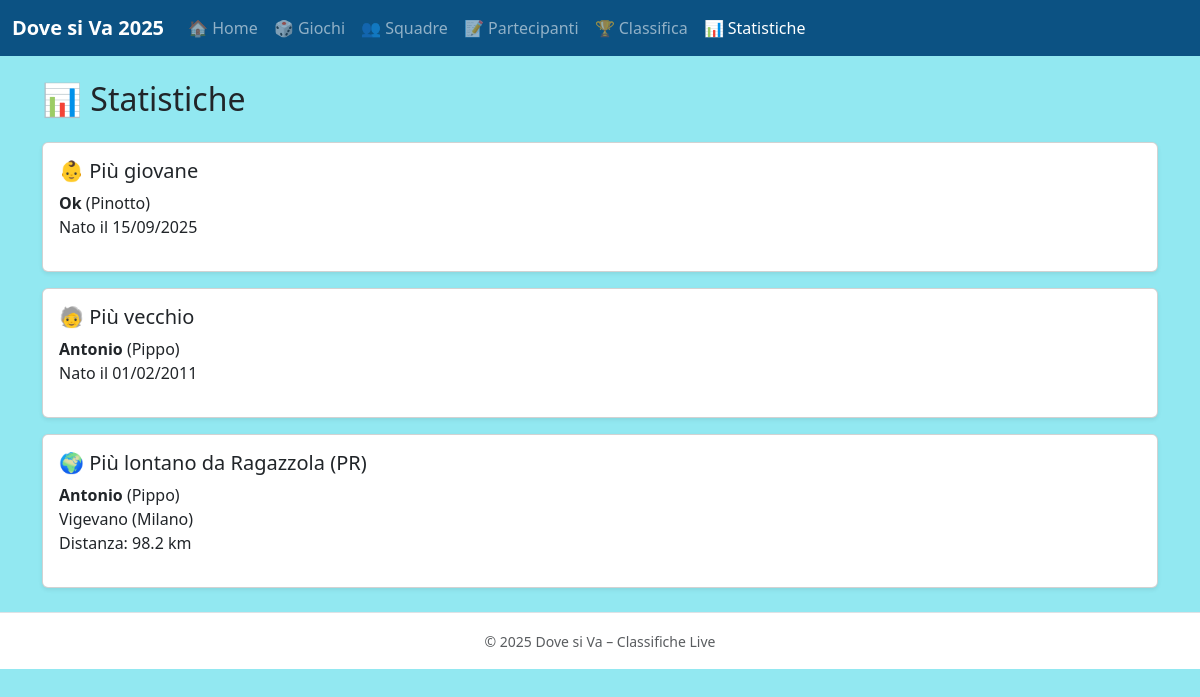
/statistiche, run on the app's committed database.
### app.py (models this page shows)
class Partecipante(db.Model):
    id = db.Column(db.Integer, primary_key=True)
    nome = db.Column(db.String(100), nullable=False)
    data_nascita = db.Column(db.Date)
    paese = db.Column(db.String(100))
    provincia = db.Column(db.String(10))
    squadra_id = db.Column(db.Integer, db.ForeignKey("squadra.id"), nullable=False)
    lat = db.Column(db.Float)
    lon = db.Column(db.Float)

class Squadra(db.Model):
    id = db.Column(db.Integer, primary_key=True)
    nome = db.Column(db.String(100), nullable=False, unique=True)
    partecipanti = db.relationship("Partecipante", backref="squadra", lazy=True)
    punteggi = db.relationship("Punteggio", backref="squadra", lazy=True)

### app.py (the view)
@app.route("/statistiche")
def statistiche():
    partecipanti = Partecipante.query.all()
    giovani = [p for p in partecipanti if p.data_nascita]
    piu_giovane = max(giovani, key=lambda p: p.data_nascita, default=None)
    piu_vecchio = min(giovani, key=lambda p: p.data_nascita, default=None)
    ref_lat, ref_lon = 45.0123, 10.2585
    piu_lontano, distanza = None, None
    for p in partecipanti:
        if p.lat and p.lon:
            from math import radians, sin, cos, sqrt, atan2
            dlat = radians(p.lat - ref_lat)
            dlon = radians(p.lon - ref_lon)
            a = sin(dlat/2)**2 + cos(radians(ref_lat))*cos(radians(p.lat))*sin(dlon/2)**2
            dist = 2*6371*atan2(sqrt(a), sqrt(1-a))
            if distanza is None or dist > distanza:
                distanza = dist
                piu_lontano = p
    return render_template(
        "statistiche.html",
        piu_giovane=piu_giovane,
        piu_vecchio=piu_vecchio,
        piu_lontano=piu_lontano,
        distanza=distanza,
        ref="Ragazzola (PR)"
    )

### templates/statistiche.html (shortened to what this page needs)
{% extends "base.html" %}
{% block content %}
<h2 class="mb-4">📊 Statistiche</h2>
<div class="card mb-3 shadow-sm">
  <div class="card-body">
    <h5 class="card-title">👶 Più giovane</h5>
    {% if piu_giovane %}
      <p><strong>{{ piu_giovane.nome }}</strong> ({{ piu_giovane.squadra.nome }})<br>
      Nato il {{ piu_giovane.data_nascita.strftime('%d/%m/%Y') if piu_giovane.data_nascita else '-' }}</p>
    {% else %}
      <p>-</p>
    {% endif %}
  </div>
</div>
<div class="card mb-3 shadow-sm">
  <div class="card-body">
    <h5 class="card-title">🧓 Più vecchio</h5>
    {% if piu_vecchio %}
      <p><strong>{{ piu_vecchio.nome }}</strong> ({{ piu_vecchio.squadra.nome }})<br>
      Nato il {{ piu_vecchio.data_nascita.strftime('%d/%m/%Y') if piu_vecchio.data_nascita else '-' }}</p>
    {% else %}
      <p>-</p>
    {% endif %}
  </div>
</div>
<div class="card mb-3 shadow-sm">
  <div class="card-body">
    <h5 class="card-title">🌍 Più lontano da {{ ref }}</h5>
    {% if piu_lontano %}
      <p><strong>{{ piu_lontano.nome }}</strong> ({{ piu_lontano.squadra.nome }})<br>
      {{ piu_lontano.paese or '-' }} ({{ piu_lontano.provincia or '-' }})<br>
      Distanza: {{ '%.1f'|format(distanza) }} km</p>
    {% else %}
      <p>-</p>
    {% endif %}
  </div>
</div>
{% endblock %}

### templates/base.html (style rules this page uses)
body { background-color: #92e8f1; }

### data on the page
Partecipante: nome "Ok", data_nascita "15/09/2025"
Squadra: squadra.nome "Pinotto"
Partecipante: nome "Antonio", data_nascita "01/02/2011", paese "Vigevano", provincia "Milano"
Squadra: squadra.nome "Pippo"

### other printed values
{{ ref }} "Ragazzola (PR)"
{{ '%.1f'|format(distanza) }} "98.2"
